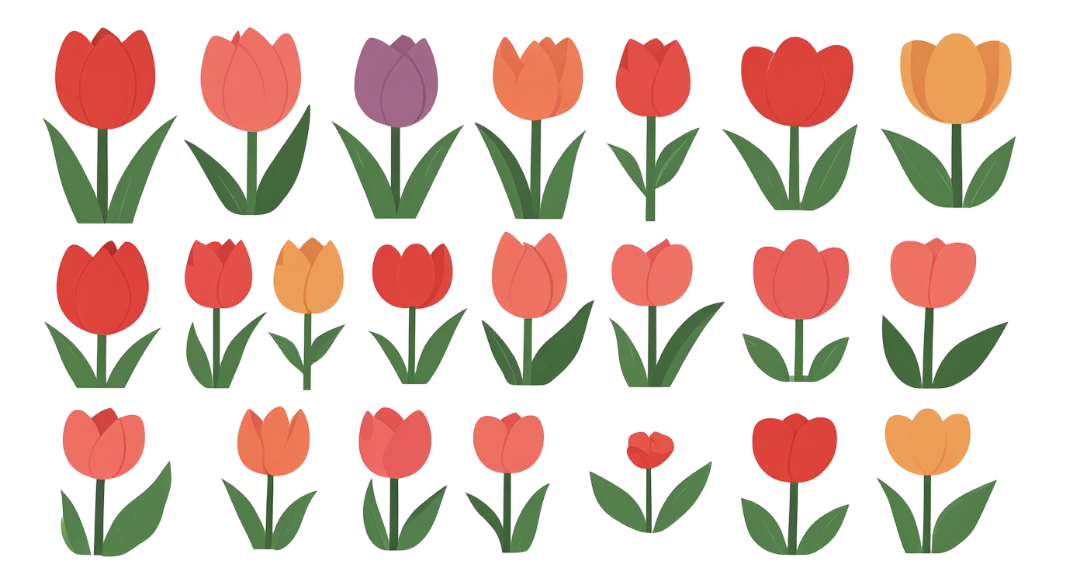
#> input picture images/tulips.png, 1080 x 583 px
$ python spritegen.py
#> lines starting #> are read from the running program, lines starting #| are printed output that depends on the picture; after the words box and inside, x2 and y2 are one past the last pixel; in counts of white or black regions, pixels touching at a corner belong together
from PIL import Image
import cv2
import numpy as np
import os

# Load image with alpha channel
image_path = "images/tulips.png"
output_folder = "tulips_output"
os.makedirs(output_folder, exist_ok=True)

# Load with PIL, convert to RGBA, then to numpy
pil_img = Image.open(image_path).convert("RGBA")
#> pil_img is the input picture: PIL image 1080x583 RGBA; mean R, G, B, A 55, 36.7, 26.4, 78.6
np_img = np.array(pil_img)

# Extract alpha channel and threshold it
alpha_channel = np_img[:, :, 3]
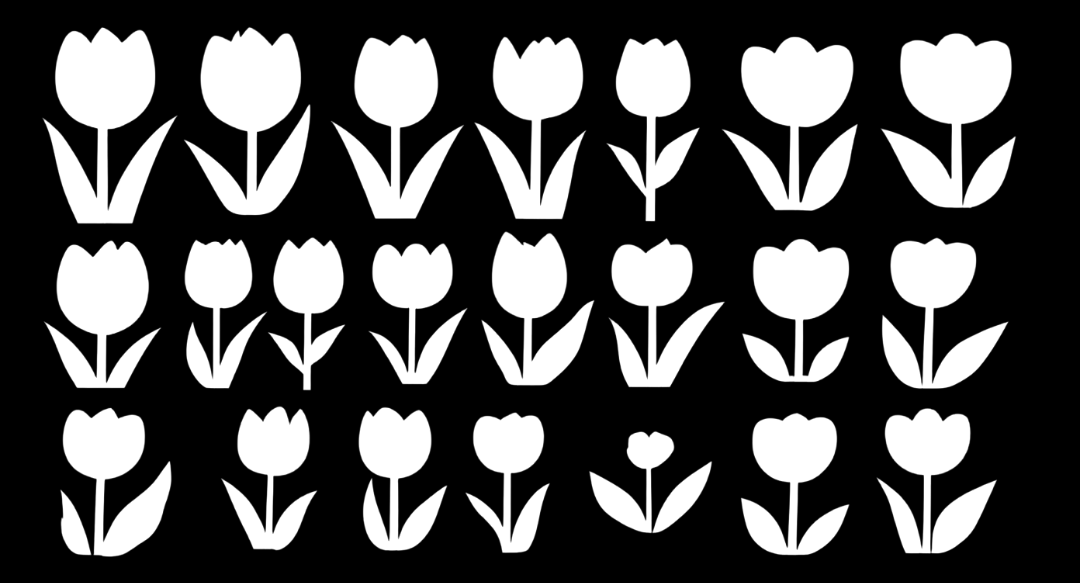
#> alpha_channel: shape (583, 1080); min 0, max 255, mean 78.6
_, thresh = cv2.threshold(alpha_channel, 1, 255, cv2.THRESH_BINARY)
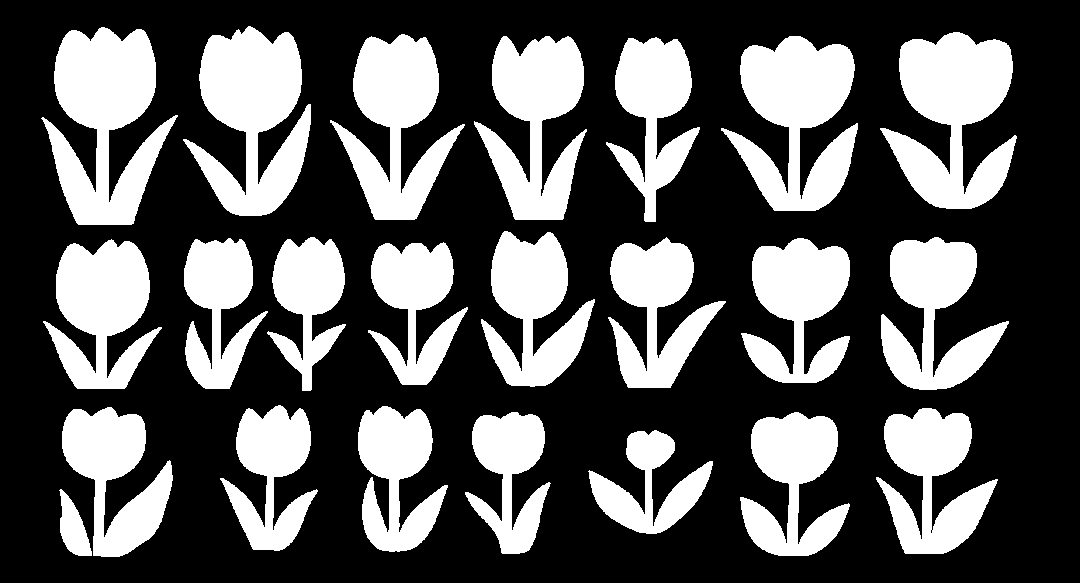
#> thresh: shape (583, 1080); 33.8% white; 23 white regions, largest, box (x1, y1, x2, y2) and area: (41, 27, 178, 225) 14826, (880, 32, 1017, 209) 13992, (183, 26, 311, 216) 13964

# Find connected components
num_labels, labels, stats, _ = cv2.connectedComponentsWithStats(thresh, connectivity=8)
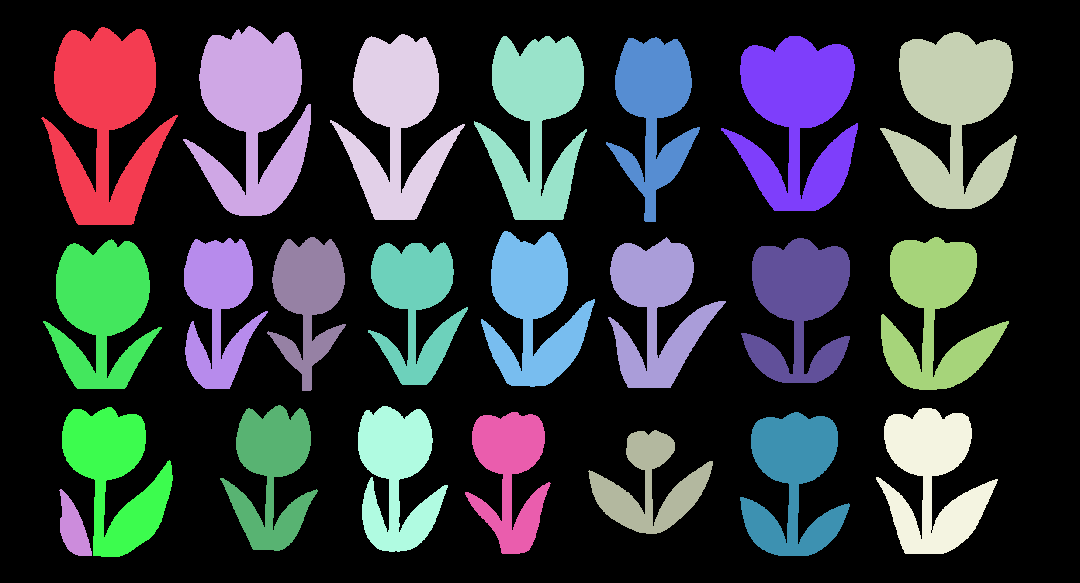
#> labels: shape (583, 1080) int32; 24 distinct labels, from 0 to 23; one colour per label, 0 black
#> num_labels = 24; stats = 24 rows, first 6: [0, 0, 1080, 583, 416565], [41, 27, 137, 198, 14826], [183, 26, 128, 190, 13964], [880, 32, 137, 177, 13992], [330, 34, 135, 186, 11868], [474, 36, 113, 184, 11580]

# Extract each tulip as a separate image
for i in range(1, num_labels):  # skip background (label 0)
    x, y, w, h, area = stats[i]
    if area < 50:
        continue  # ignore very small blobs

    crop = pil_img.crop((x, y, x + w, y + h))
    crop.save(os.path.join(output_folder, f"tulip_{i:02}.png"))
#> this loop made 23 passes
#> (x, y, w, h, area) on passes 1 to 12: (41, 27, 137, 198, 14826), (183, 26, 128, 190, 13964), (880, 32, 137, 177, 13992), (330, 34, 135, 186, 11868), (474, 36, 113, 184, 11580), (606, 37, 94, 185, 8335), (721, 36, 137, 175, 13564), (481, 231, 114, 156, 9686), (267, 237, 79, 154, 6503), (608, 237, 118, 151, 8873), (881, 237, 128, 153, 10000), (43, 239, 119, 150, 10480)
#> pass 1, `crop = pil_img.crop((x, y, x + w, y + h))`:
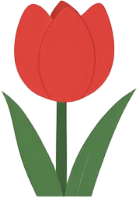
#> crop: PIL image 137x198 RGBA; mean R, G, B, A 87.1, 48.6, 35.2, 128.6; transparent parts drawn white
#> pass 2, `crop = pil_img.crop((x, y, x + w, y + h))`:
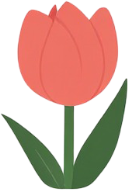
#> crop: PIL image 128x190 RGBA; mean R, G, B, A 99.2, 63.3, 49.7, 135.6; transparent parts drawn white
#> pass 3, `crop = pil_img.crop((x, y, x + w, y + h))`:
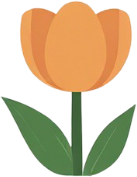
#> crop: PIL image 137x177 RGBA; mean R, G, B, A 99.4, 81.4, 46.6, 136.5; transparent parts drawn white
#> after the loop:
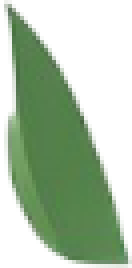
#> crop: PIL image 33x67 RGBA (shown 4 times larger); mean R, G, B, A 49.3, 73.1, 44, 121.2; transparent parts drawn white

print(f"Saved {num_labels - 1} tulip images to '{output_folder}/'")
#| Saved 23 tulip images to 'tulips_output/'
